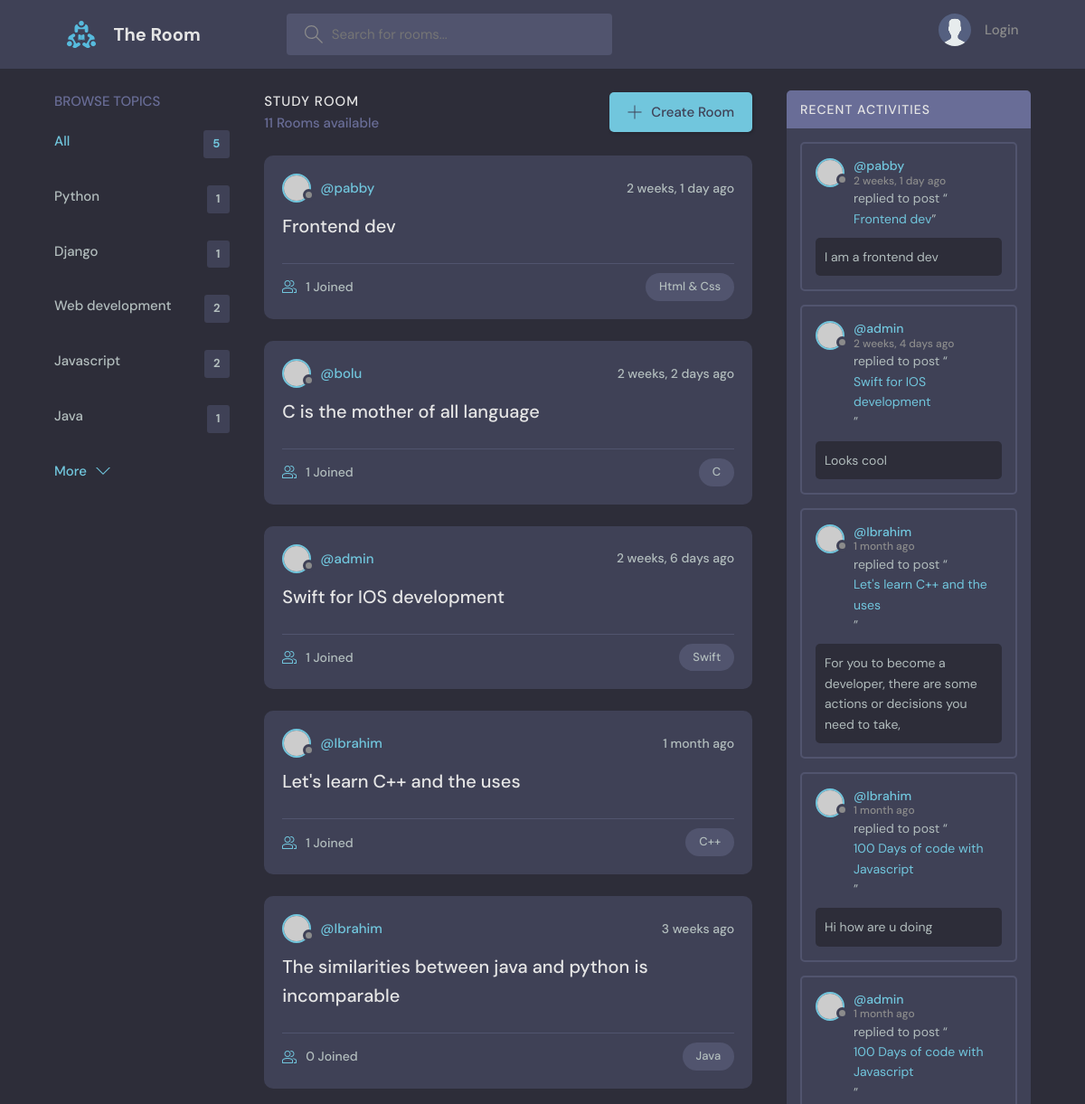
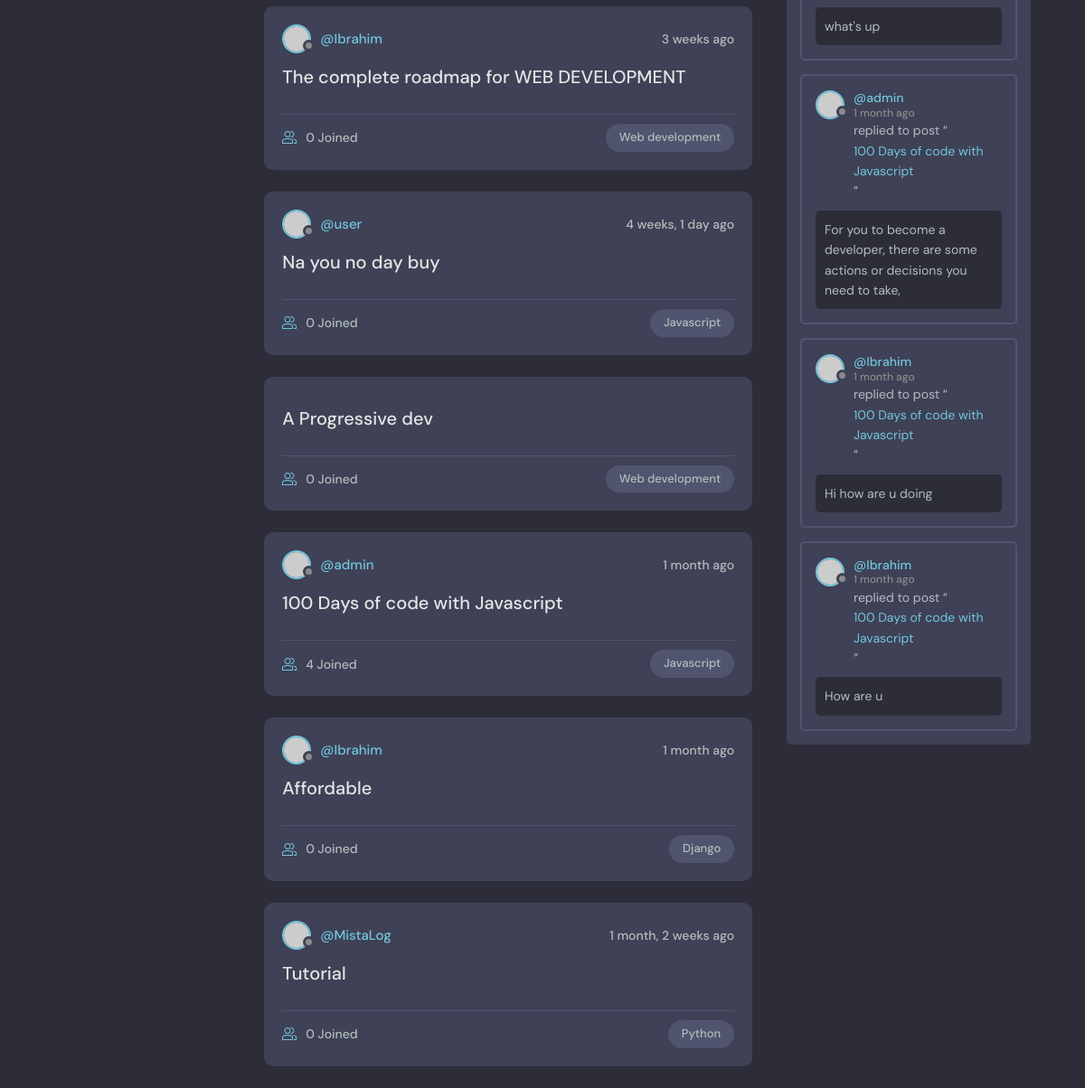
The page / on the database its author committed (2 pictures, top to bottom).
### base/models.py (models this page shows, shortened)
class Topic(models.Model):
    name = models.CharField(max_length=200)

class Room(models.Model):
    host = models.ForeignKey(User, on_delete=models.SET_NULL, null=True)
    topic = models.ForeignKey(Topic, on_delete=models.SET_NULL, null=True)
    name = models.CharField(max_length=200)
    description = models.TextField(null=True, blank=True)
    participants = models.ManyToManyField(User, related_name='participant', blank=True)
    updated = models.DateTimeField(auto_now=True)
    created = models.DateTimeField(auto_now_add=True)
    class Meta:
        ordering = ['-updated', '-created']
    def __str__(self):
        return self.name

class Message(models.Model):
    user = models.ForeignKey(User, on_delete=models.CASCADE)
    room = models.ForeignKey(Room, on_delete=models.CASCADE)
    body = models.TextField()
    updated = models.DateTimeField(auto_now=True)
    created = models.DateTimeField(auto_now_add=True)
    class Meta:
        ordering = ['-updated', '-created']

### base/views.py (the view)
# urls.py: path('', views.home, name='home'),
def home(request):
    q = request.GET.get('q') if request.GET.get('q') != None else ''
    rooms = Room.objects.filter(
        Q(topic__name__icontains=q) |
        Q(name__icontains=q) |
        Q(description__icontains=q)
    )
    topics = Topic.objects.all()[0:5]
    room_count = rooms.count()
    room_messages = Message.objects.filter(Q(room__topic__name__icontains=q))
    context = {'rooms': rooms, 'topics': topics, 'room_count': room_count, 'room_messages': room_messages}
    return render(request, 'base/home.html', context)

### base/templates/base/home.html (shortened to what this page needs)
{% extends 'main.html' %}
{% block content %}
    <main class="layout layout--3">
      <div class="container">
        {% include 'base/topics_component.html' %}
        <div class="roomList">
          <div class="roomList__header">
            <div>
              <h2>Study Room</h2>
              <p>{{room_count}} Rooms available</p>
            </div>
            <a class="btn btn--main" href="{% url 'create-room' %}">
              <svg version="1.1" xmlns="http://www.w3.org/2000/svg" width="32" height="32" viewBox="0 0 32 32">
                <title>add</title>
                <path
                  d="M16.943 0.943h-1.885v14.115h-14.115v1.885h14.115v14.115h1.885v-14.115h14.115v-1.885h-14.115v-14.115z"
                ></path>
              </svg>
              Create Room
            </a>
          </div>
          {% include 'base/feed_component.html' %}
        </div>
        {% include 'base/activity_component.html' %}
      </div>
    </main>
{% endblock %}

### base/templates/base/topics_component.html
{% load static %}
<div class="topics">
    <div class="topics__header">
      <h2>Browse Topics</h2>
    </div>
    <ul class="topics__list">
      <li>
        <a href="{% url 'home' %}" class="active">All <span>{{topics.count}}</span></a>
      </li>
      {% for topic in topics %}
      <li>
        <a href="{% url 'home' %}?q={{topic.name}}">{{topic.name}} <span>{{topic.room_set.all.count}}</span></a>
      </li>
      {% endfor %}
    </ul>
    <a class="btn btn--link" href="{% url 'topics' %}">
      More
      <svg version="1.1" xmlns="http://www.w3.org/2000/svg" width="32" height="32" viewBox="0 0 32 32">
        <title>chevron-down</title>
        <path d="M16 21l-13-13h-3l16 16 16-16h-3l-13 13z"></path>
      </svg>
    </a>
  </div>

### base/templates/base/feed_component.html (shortened to what this page needs)
{% for room in rooms %}
<div class="roomListRoom">
    <div class="roomListRoom__header">
      {% if room.host.id %}
      <a href="{% url 'user-profile' room.host.id %}" class="roomListRoom__author">
        <div class="avatar avatar--small">
          <img src="https://randomuser.me/api/portraits/women/11.jpg"/>
        </div>
        <span>@{{room.host.username}}</span>
      </a>
      <div class="roomListRoom__actions">
        <span>{{room.created|timesince}} ago</span>
      </div>
      {% endif %}
    </div>
    <div class="roomListRoom__content">
      <a href="{% url 'room' room.id %}">{{room.name}}</a>
    </div>
    <div class="roomListRoom__meta">
      <a href="{% url 'room' room.id %}" class="roomListRoom__joined">
        {{room.participants.all.count}} Joined
      </a>
      <p class="roomListRoom__topic">{{room.topic.name}}</p>
    </div>
  </div>
{% endfor %}

### base/templates/base/activity_component.html (shortened to what this page needs)
<div class="activities">
    <div class="activities__header">
      <h2>Recent Activities</h2>
    </div>
    {% for message in room_messages %}
    <div class="activities__box">
      <div class="activities__boxHeader roomListRoom__header">
        <a href="{% url 'user-profile' message.user.id %}" class="roomListRoom__author">
          <div class="avatar avatar--small">
            <img src="https://randomuser.me/api/portraits/women/11.jpg" />
          </div>
          <p>
            @{{message.user}}
            <span>{{message.created|timesince}} ago</span>
          </p>
        </a>
      </div>
      <div class="activities__boxContent">
        <p>replied to post “<a href="{% url 'room' message.room.id %}">{{message.room}}</a>”</p>
        <div class="activities__boxRoomContent">
          {{message.body}}
        </div>
      </div>
    </div>
    {% endfor %}
  </div>

### rows shown on the page
Topic: name "Python", room_set.all.count "1"
Topic: name "Django", room_set.all.count "1"
Topic: name "Web development", room_set.all.count "2"
Topic: name "Javascript", room_set.all.count "2"
Topic: name "Java", room_set.all.count "1"
Room: host.username "pabby", created "2 weeks, 1 day", name "Frontend dev", participants.all.count "1", topic.name "Html & Css"
Room: host.username "bolu", created "2 weeks, 2 days", name "C is the mother of all language", participants.all.count "1", topic.name "C"
Room: host.username "admin", created "2 weeks, 6 days", name "Swift for IOS development", participants.all.count "1", topic.name "Swift"
Room: host.username "Ibrahim", created "1 month", name "Let's learn C++ and the uses", participants.all.count "1", topic.name "C++"
Room: host.username "Ibrahim", created "3 weeks", name "The similarities between java and python is incomparable", participants.all.count "0", topic.name "Java"
Room: host.username "Ibrahim", created "3 weeks", name "The complete roadmap for WEB DEVELOPMENT", participants.all.count "0", topic.name "Web development"
Room: host.username "user", created "4 weeks, 1 day", name "Na you no day buy", participants.all.count "0", topic.name "Javascript"
Room: name "A Progressive dev", participants.all.count "0", topic.name "Web development"
Room: host.username "admin", created "1 month", name "100 Days of code with Javascript", participants.all.count "4", topic.name "Javascript"
Room: host.username "Ibrahim", created "1 month", name "Affordable", participants.all.count "0", topic.name "Django"
Room: host.username "MistaLog", created "1 month, 2 weeks", name "Tutorial", participants.all.count "0", topic.name "Python"
Message: user "pabby", created "2 weeks, 1 day", room "Frontend dev", body "I am a frontend dev"
Message: user "admin", created "2 weeks, 4 days", room "Swift for IOS development", body "Looks cool"
Message: user "Ibrahim", created "1 month", room "Let's learn C++ and the uses", body "For you to become a developer, there are some actions or decisions you need to take,"
Message: user "Ibrahim", created "1 month", room "100 Days of code with Javascript", body "Hi how are u doing"
Message: user "admin", created "1 month", room "100 Days of code with Javascript", body "what's up"
Message: user "admin", created "1 month", room "100 Days of code with Javascript", body "For you to become a developer, there are some actions or decisions you need to take,"
Message: user "Ibrahim", created "1 month", room "100 Days of code with Javascript", body "Hi how are u doing"
Message: user "Ibrahim", created "1 month", room "100 Days of code with Javascript", body "How are u"

### other values the page prints
{{ topics.count }} "5"
{{ room_count }} "11"
